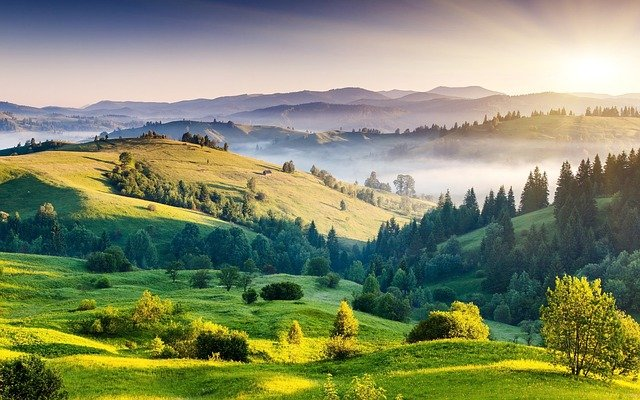
#> input picture OpenCV/color_histogram/test.jpg, 640 x 400 px
$ python color_histogram.py --image test.jpg
#> lines starting #> are read from the running program, lines starting #| are printed output that depends on the picture
##### 실행 #####
# sudo python3 color_histogram.py --image 이미지 경로
# 예) sudo python3 color_histogram.py --image test.jpg

# 필요한 패키지 import
from matplotlib import pyplot as plt # 데이터를 차트나 그래프로 시각화할 수 있는 라이브러리
import numpy as np # 파이썬 행렬 수식 및 수치 계산 처리 모듈
import argparse # 명령행 파싱(인자를 입력 받고 파싱, 예외처리 등) 모듈
import cv2 # opencv 모듈

# 실행을 할 때 인자값 추가
ap = argparse.ArgumentParser()
# 입력받을 인자값 등록
ap.add_argument("-i", "--image", required=True, help="이미지 경로")
# 입력받은 인자값을 args에 저장
args = vars(ap.parse_args())

# input 이미지 읽기
image = cv2.imread(args["image"])
#> image is the input picture: shape (400, 640, 3); mean B, G, R 104.7, 138, 130.9
cv2.imshow("image", image) # 이미지 show

# 이미지 회색조 변환
gray_image = cv2.cvtColor(image, cv2.COLOR_BGR2GRAY)
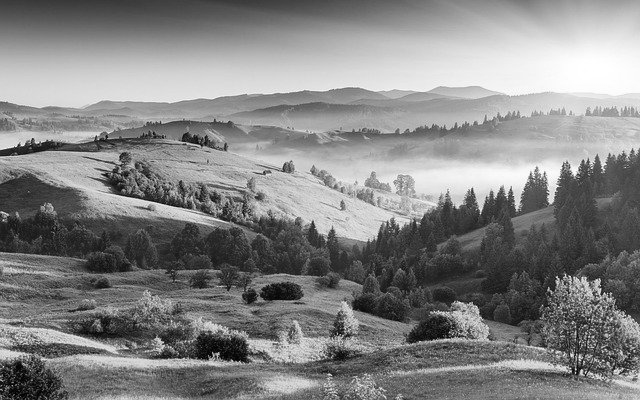
#> gray_image: shape (400, 640); min 0, max 255, mean 132.1
cv2.imshow("gray_image", gray_image) # 회색조 이미지 show

# calcHist([images], channels, mask, histSize, ranges) : 히스토그램 계산
# - [images] : 히스토그램을 계산하려는 이미지 배열
# - channels : 채널의 인덱스(Grayscale : [0], Color : [0, 1, 2])
# - mask : 이미지의 특정 영역 계산
# - histSize : x축 요소의 개수
# - range : 하나의 채널에 대한 픽셀값의 범위(0 ~ 255)

##### Grayscale 히스토그램 #####
gray_calchist = cv2.calcHist([gray_image], [0], None, [256], [0, 256]) # Grayscale 히스토그램 계산
#> gray_calchist = 256 values, max 1523 at index 67, min 1 at index 0, mean 1000
plt.figure("Grayscale Histogram") # 그래프를 그리기 위한 Figure 객체 생성
plt.title("Grayscale Histogram") # 그래프 제목 설정
plt.xlabel("Bins") # x 축 레이블
plt.ylabel("Pixels") # y 축레이블
plt.plot(gray_calchist) # Grayscale 히스토그램 그리기
plt.xlim([0, 256]) # x 축의 범위

##### Color 히스토그램 #####
channels = cv2.split(image) # 채널 분할
colors = ("blue", "green", "red") # 색상 튜플
plt.figure("Color Histogram") # 그래프를 그리기 위한 Figure 객체 생성
plt.title("Color Histogram") # 그래프 제목 설정
plt.xlabel("Bins") # x 축 레이블
plt.ylabel("Pixels") # y 축 레이블
# zip : 같은 길이의 리스트를 같은 인덱스끼리 잘라서 리스트로 반환
for (channel, color) in zip(channels, colors): # channels 및 colors의 길이만큼 반복
    color_calchist = cv2.calcHist([channel], [0], None, [256], [0, 256]) # 각 채널에 대한 Color 히스토그램 계산
    plt.plot(color_calchist, color = color) # 각 채널에 대한 Color 히스토그램 그리기
    plt.xlim([0, 256]) # x 축의 범위
#> this loop made 3 passes
#> color on passes 1 to 3: 'blue', 'green', 'red'

##### 2D 히스토그램 #####
figure= plt.figure("Multi-dimensional Histograms") # 그래프를 그리기 위한 Figure 객체 생성
# subplot : Figure 안에 들어가는 plot 하나
# 보간법 : 알려진 데이터 지점 내에서 새로운 데이터 지점을 구성하는 방식
# 최근접 보간법(Nearest Interpolation) : 새로운 지점 또는 한 지점의 값을 결정하는데 있어 주변의 가장 가까운 지점의 값을 분석하여 결정
# Green and Blue 히스토그램
subplot = figure.add_subplot(151) # 1 x 5 grid 에서 첫 번째 subplot
multi_calchist = cv2.calcHist([channels[1], channels[0]], [0, 1], None, [32, 32], [0, 256, 0, 256]) # 2D 히스토그램(Green and Blue) 계산
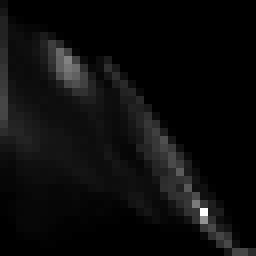
#> multi_calchist: shape (32, 32) float32 (shown 8 times larger); min 0, max 5076, mean 250; drawn with min black and max white
interpolation = subplot.imshow(multi_calchist, interpolation = "nearest") # 최근접 보간법에 대한 2D 히스토그램을 subplot에 show
subplot.set_title("Green and Blue") # subplot 의 제목 설정
plt.colorbar(interpolation) # 2D 히스토그램에 대한 colorbar 생성
# Green and Red 히스토그램
subplot = figure.add_subplot(153) # 1 x 5 grid 에서 세 번째 subplot
multi_calchist = cv2.calcHist([channels[1], channels[2]], [0, 1], None, [32, 32], [0, 256, 0, 256]) # 2D 히스토그램(Green and Red) 계산
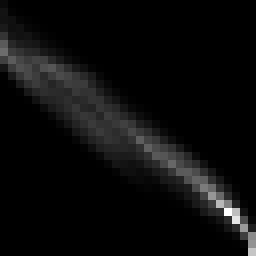
#> multi_calchist: shape (32, 32) float32 (shown 8 times larger); min 0, max 5251, mean 250; drawn with min black and max white
interpolation = subplot.imshow(multi_calchist, interpolation = "nearest") # 최근접 보간법에 대한 2D 히스토그램을 subplot에 show
subplot.set_title("Green and Red") # subplot 의 제목 설정
plt.colorbar(interpolation) # 2D 히스토그램에 대한 colorbar 생성
# Blue and Red 히스토그램
subplot = figure.add_subplot(155) # 1 x 5 grid 에서 다섯 번째 subplot
multi_calchist = cv2.calcHist([channels[0], channels[2]], [0, 1], None, [32, 32], [0, 256, 0, 256]) # 2D 히스토그램(Blue and Red) 계산
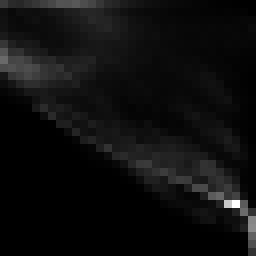
#> multi_calchist: shape (32, 32) float32 (shown 8 times larger); min 0, max 4376, mean 250; drawn with min black and max white
interpolation = subplot.imshow(multi_calchist, interpolation = "nearest") # 최근접 보간법에 대한 2D 히스토그램을 subplot에 show
subplot.set_title("Blue and Red") # subplot 의 제목 설정
plt.colorbar(interpolation) # 2D 히스토그램에 대한 colorbar 생성

plt.show() # 생성된 모든 Figure show
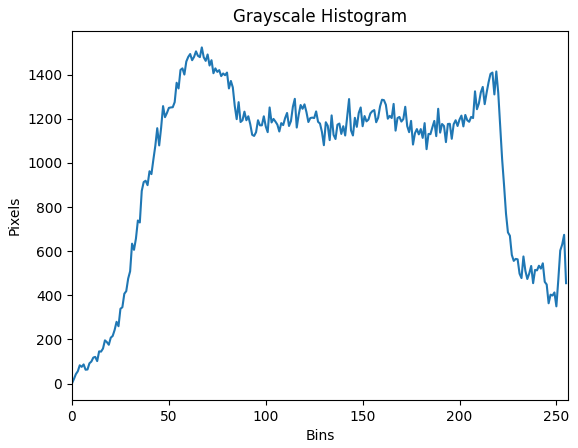
#> figure drawn by matplotlib, 1 panel; curve peaks at x = 67, y = 1523
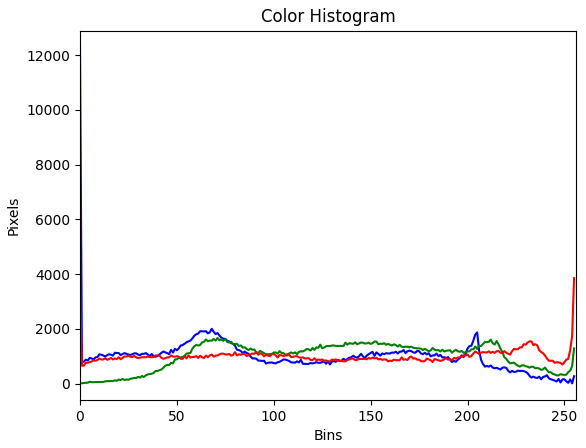
#> figure drawn by matplotlib, 1 panel; curve peaks at x = 0, y = 12288; curve peaks at x = 71, y = 1668; curve peaks at x = 255, y = 3854
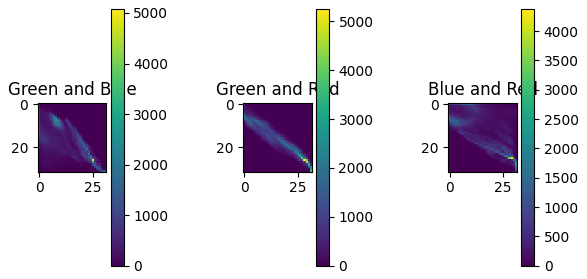
#> figure drawn by matplotlib, 6 panels
cv2.waitKey(0) # 입력 무한 대기

$ run again, with OpenCV/color_histogram/image.png saved as OpenCV/color_histogram/test.jpg
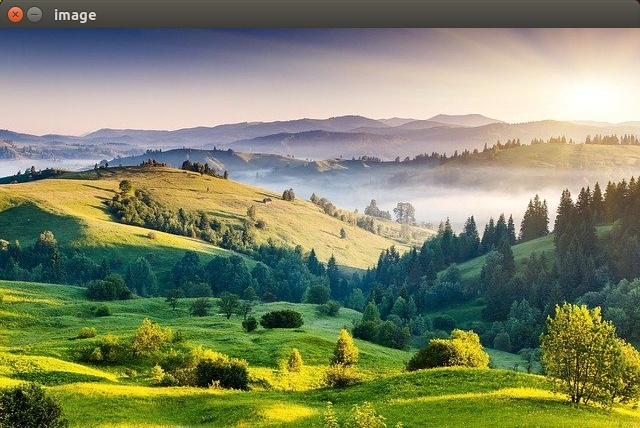
#> input picture OpenCV/color_histogram/image.png, 640 x 428 px
#> image is the input picture: shape (428, 640, 3); mean B, G, R 102.8, 134, 127.6
#> `gray_image = cv2.cvtColor(image, cv2.COLOR_BGR2GRAY)`:
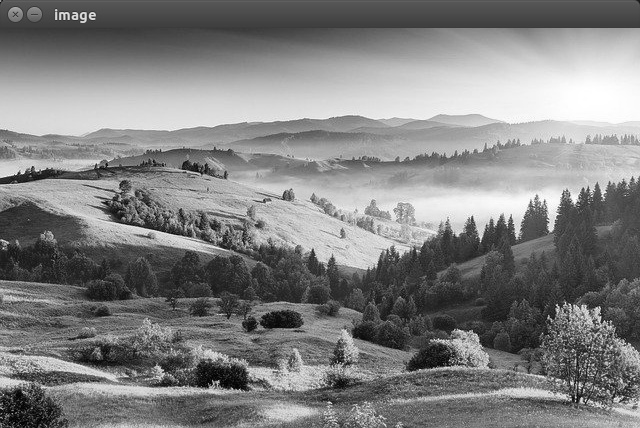
#> gray_image: shape (428, 640); min 1, max 255, mean 128.5
#> gray_calchist = 256 values, max 2702 at index 64, min 0 at index 0, mean 1070
#> the loop `for (channel, color) in zip(channels, colors):` made 3 passes
#> color on passes 1 to 3: 'blue', 'green', 'red'
#> `plt.show()`:
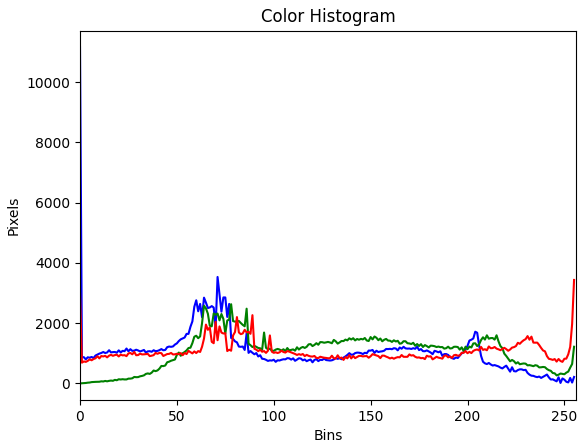
#> figure drawn by matplotlib, 1 panel; curve peaks at x = 0, y = 11155; curve peaks at x = 78, y = 2630; curve peaks at x = 255, y = 3436
